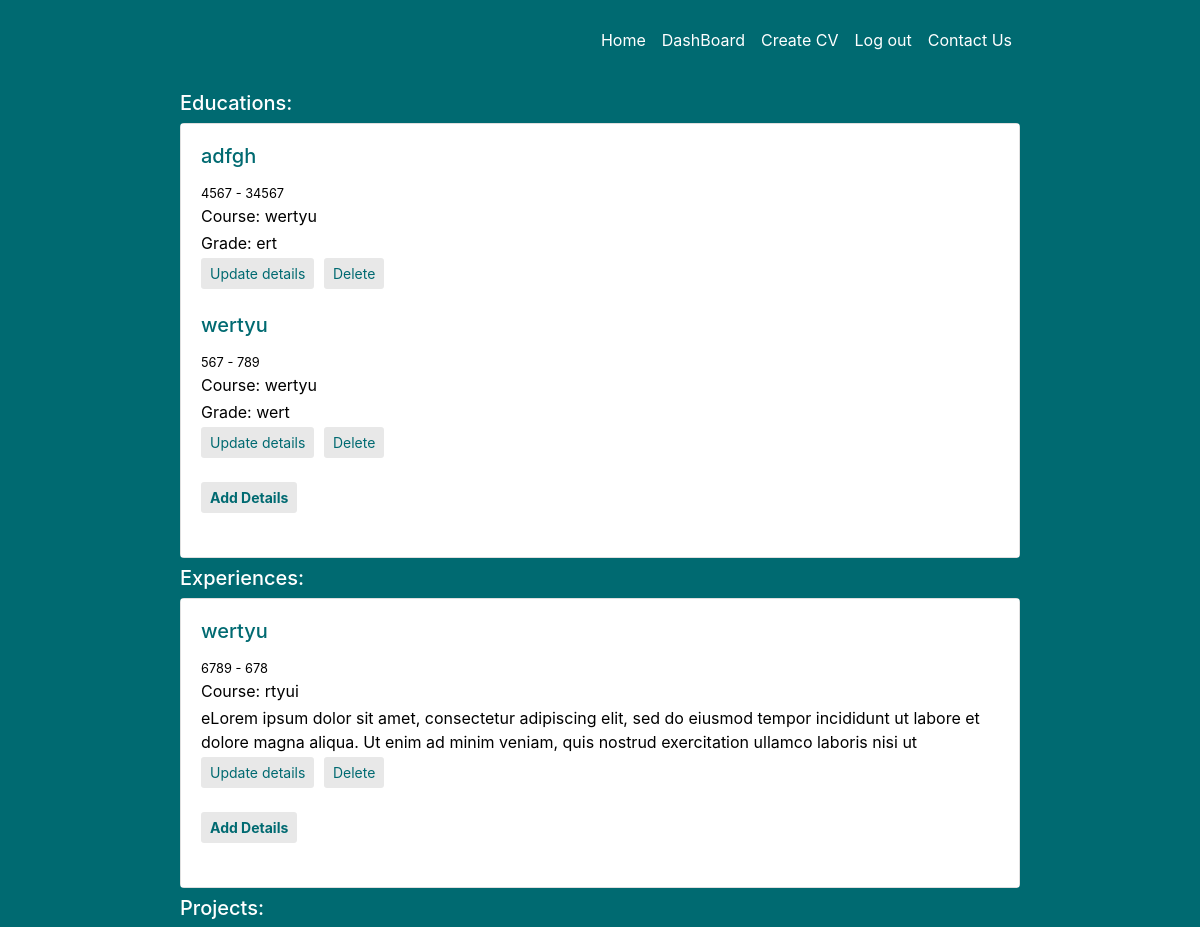
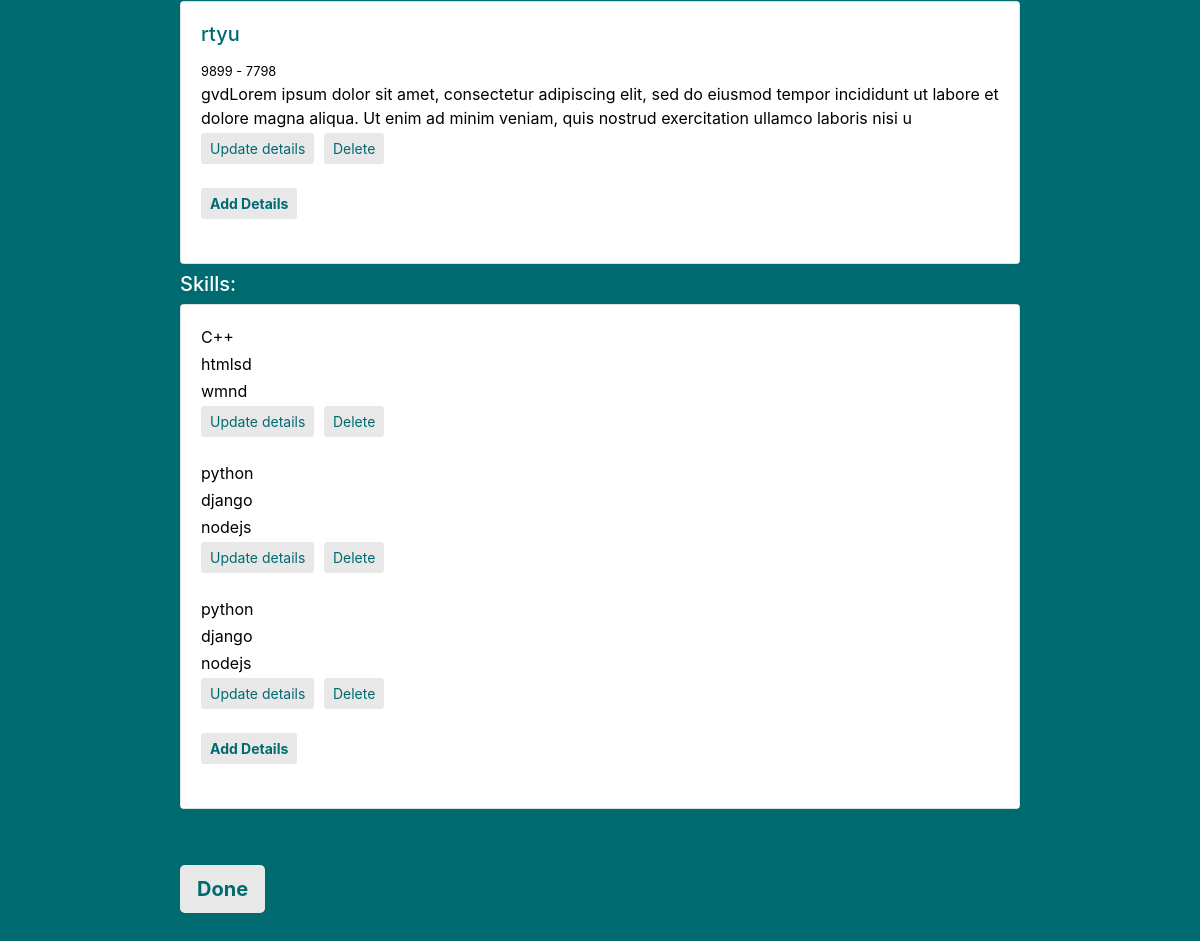
The page /addcv/persondash/59 (signed in) on the database its author committed (2 pictures, top to bottom).
### addcv/models.py (models this page shows, shortened)
class education(models.Model):
    added_by = models.ForeignKey(person,
        null=True, blank=True, on_delete=models.CASCADE)
    institute=models.CharField(max_length=100)
    startingyear=models.IntegerField(null=True)
    endingyear=models.IntegerField(null=True)
    grade=models.CharField(max_length=30, null=True)
    course=models.CharField(max_length=50, null=True)

class experience(models.Model):
    added_by = models.ForeignKey(person,
        null=True, blank=True, on_delete=models.CASCADE)
    company=models.CharField(max_length=40)
    startingyear=models.IntegerField(null=True)
    endingyear=models.IntegerField(null=True)
    post=models.CharField(max_length=50,null=True)
    details=models.TextField(max_length=200,null=True)

class projects(models.Model):
    added_by = models.ForeignKey(person,
        null=True, blank=True, on_delete=models.CASCADE)
    topic=models.CharField(max_length=80)
    startingyear=models.IntegerField(null=True)
    endingyear=models.IntegerField(null=True)
    details=models.TextField(max_length=300, null=True)

class skill(models.Model):
    added_by = models.ForeignKey(person,
        null=True, blank=True, on_delete=models.CASCADE)
    skill1=models.CharField(max_length=40,blank=True)
    skill2 = models.CharField(max_length=40, blank=True)
    skill3=models.CharField(max_length=40,blank=True)

### addcv/views.py (the view)
# urls.py: path('persondash/<int:person_id>', views.personaldash, name='persondash'),
@login_required(login_url='/login/')
def personaldash(request,person_id):
    current_user = request.user
    current_person = person.objects.get(added_by=current_user,id=person_id)
    print(current_person)
    cont = education.objects.filter(added_by=current_person)
    context = experience.objects.filter(added_by=current_person)
    pro = projects.objects.filter(added_by=current_person)
    ski = skill.objects.filter(added_by=current_person)
    return render(request, 'addcv/persondashboard.html', {'contents': cont, 'experiences': context,
    'projects':pro,'person_id':person_id,'skills':ski})

### addcv/models.py (called while the page is built)
    def __str__(self):
        return self.firstname

### addcv/templates/addcv/persondashboard.html
{% extends 'seavs/base.html' %}
{% load crispy_forms_tags %}
{% block content %}
<div class="container-fluid">
  <h5 style="color:#fff">Educations: </h5>
  <div class="card mb-2">
    <div class="card-body" style="background-color:#fff">
      {% for content in contents %}
      <h5 class="card-title">{{content.institute}}</h5>
      <small class="card-text"> {{content.startingyear}} - {{content.endingyear}} </small>
      <p class="card-text">Course: {{content.course}}</p>
      <p class="card-text">Grade: {{content.grade}}</p>
      <a href="{% url 'updateeducation' person_id content.id %}" class="btn btn-sm dashboardbutton">Update details</a>
      <a href="{% url 'deleteeducation' person_id content.id %}" class="btn btn-sm dashboardbutton">Delete</a><br><br>
      {% endfor %}
      <a href="{% url 'ed' person_id %}" class="btn btn-sm dashboardbutton"><strong>Add Details</strong></a><br><br>
    </div>
  </div>
  <h5 style="color:#fff">Experiences: </h5>
  <div class="card mb-2">
    <div class="card-body" style="background-color:#fff">
      {% for exp in experiences %}
      <h5 class="card-title">{{exp.company}}</h5>
      <small class="card-text"> {{exp.startingyear}} - {{exp.endingyear}} </small>
      <p class="card-text">Course: {{exp.post}}</p>
      <p class="card-text">{{exp.details}}</p>
      <a href="{% url 'updateexperience' person_id exp.id %}" class="btn btn-sm dashboardbutton">Update details</a>
      <a href="{% url 'deleteexperience' person_id exp.id %}" class="btn btn-sm dashboardbutton">Delete</a><br><br>
      {% endfor %}
      <a href="{% url 'ex' person_id %}" class="btn btn-sm dashboardbutton"><strong>Add Details</strong></a><br><br>
    </div>
  </div>
  <h5 style="color:#fff">Projects: </h5>
  <div class="card mb-2">
    <div class="card-body" style="background-color:#fff">
      {% for pro in projects %}
      <h5 class="card-title">{{pro.topic}}</h5>
      <small class="card-text"> {{pro.startingyear}} - {{pro.endingyear}} </small>
      <p class="card-text">{{pro.details}}</p>
      <a href="{% url 'updateproject' person_id pro.id %}" class="btn btn-sm dashboardbutton">Update details</a>
      <a href="{% url 'deleteproject' person_id pro.id %}" class="btn btn-sm dashboardbutton">Delete</a><br><br>
      {% endfor %}
      <a href="{% url 'project' person_id %}" class="btn btn-sm dashboardbutton"><strong>Add Details</strong></a><br><br>
    </div>
  </div>
  <h5 style="color:#fff">Skills: </h5>
  <div class="card mb-2">
    <div class="card-body" style="background-color:#fff">
      {% for skill in skills %}
      <p class="card-text">{{skill.skill1}}</p>
      <p class="card-text"> {{skill.skill2}} </p>
      <p class="card-text">{{skill.skill3}}</p>
      <a href="{% url 'updateskill' person_id skill.id %}" class="btn btn-sm dashboardbutton">Update details</a>
      <a href="{% url 'deleteskill' person_id skill.id %}" class="btn btn-sm dashboardbutton">Delete</a><br><br>
      {% endfor %}
      <a href="{% url 'skill' person_id %}" class="btn btn-sm dashboardbutton"><strong>Add Details</strong></a><br><br>
    </div>
  </div>
  <a href="{% url 'dashboard' %}" class="btn btn-lg dashboardbutton mt-5"><strong>Done</strong></a><br><br>
</div>
{% endblock content %}

### seavs/static/seavs/main.css (style rules this page uses)
body { background-color: #006a71; margin-bottom: 20px; }
p { color: #e8e8e8; margin-bottom: 25px; }
h5 { color: #006a71; }
.container-fluid { padding: 1.5% 15%; align-content: left; }
.card-body { background-color: #e8e8e8; }
.dashboardbutton { align-items: center; background-color: #e8e8e8; color: #006a71; opacity: 1; margin-right: 5px; }
.card-text { color: #000; margin-bottom: 3px; }

### rows shown on the page
education: institute "adfgh", startingyear "4567", endingyear "34567", course "wertyu", grade "ert"
education: institute "wertyu", startingyear "567", endingyear "789", course "wertyu", grade "wert"
experience: company "wertyu", startingyear "6789", endingyear "678", post "rtyui", details "eLorem ipsum dolor sit amet, consectetur adipiscing elit, sed do eiusmod tempor incididunt ut labore et dolore magna aliqua. Ut enim ad minim veniam, quis nostrud exercitation ullamco laboris nisi ut"
projects: topic "rtyu", startingyear "9899", endingyear "7798", details "gvdLorem ipsum dolor sit amet, consectetur adipiscing elit, sed do eiusmod tempor incididunt ut labore et dolore magna aliqua. Ut enim ad minim veniam, quis nostrud exercitation ullamco laboris nisi u"
skill: skill1 "C++", skill2 "htmlsd", skill3 "wmnd"
skill: skill1 "python", skill2 "django", skill3 "nodejs"
skill: skill1 "python", skill2 "django", skill3 "nodejs"
